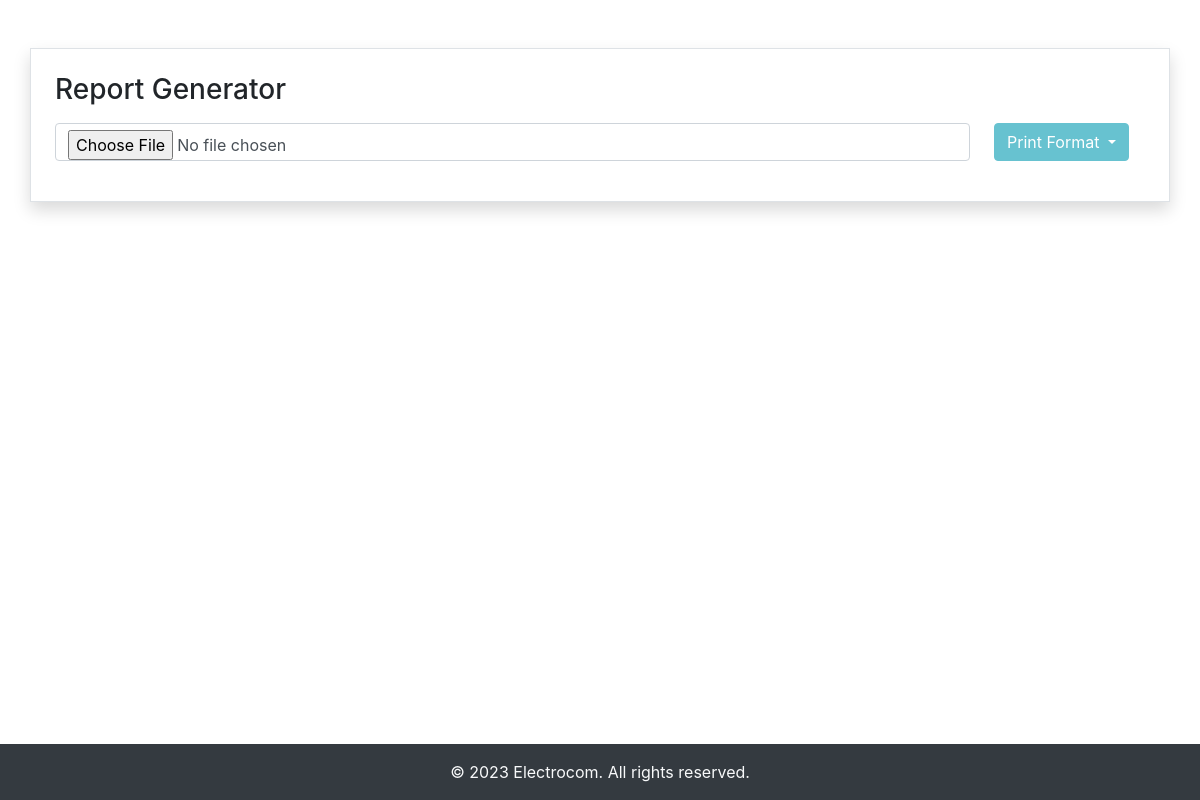
Page /?page=5 on the earlier database version.
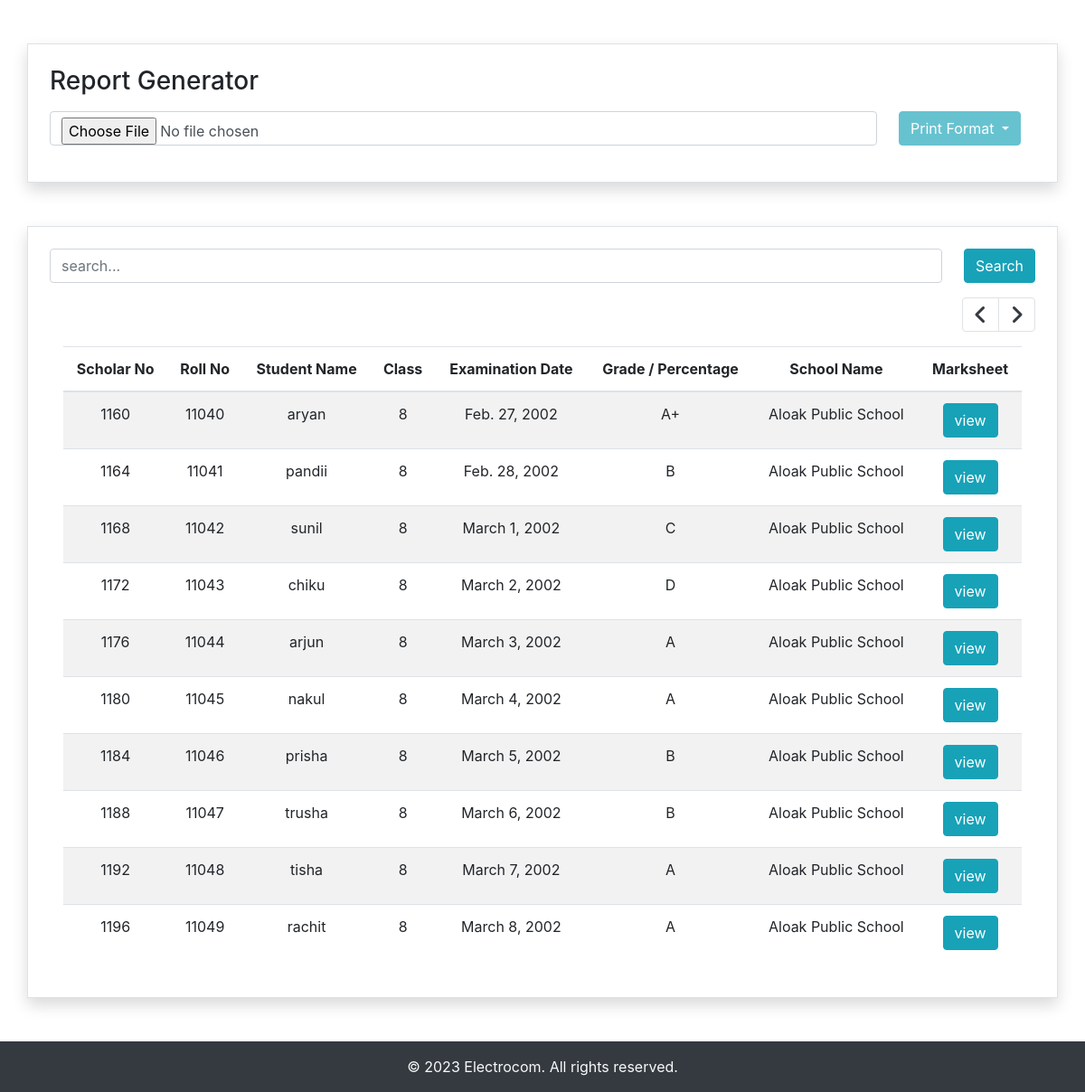
Same page on the later database version.
### app/models.py (models this page shows, shortened)
class Marksheet(models.Model):
    id = models.AutoField(primary_key=True, editable=False)
    student = models.ForeignKey(StudentDetail, on_delete=models.CASCADE)
    marks = models.ForeignKey(StudentMark, on_delete=models.CASCADE)
    marksheet_id = models.CharField(max_length=20, default="")
    total_grade = models.CharField(max_length=3, default="")
    examination_date = models.DateField()
    result = models.CharField(max_length=10, default="")
    shreni = models.CharField(max_length=10, default="")
    percentage = models.CharField(max_length=10, default="")
    report_card = models.FileField(upload_to='pdf_files/', max_length=255, default=None, null=True)

class StudentDetail(models.Model):
    id = models.AutoField(primary_key=True, editable=False)
    school = models.ForeignKey(SchoolDetail, on_delete=models.CASCADE)
    scholar_no = models.CharField(max_length=20)
    roll_no = models.CharField(max_length=100)
    student_name = models.CharField(max_length=100)
    father_name = models.CharField(max_length=100)
    mother_name = models.CharField(max_length=100)
    dob = models.DateField()
    student_class = models.CharField(max_length=10)
    swayam_pathi = models.CharField(max_length=10, default="")

class SchoolDetail(models.Model):
    id = models.AutoField(primary_key=True, editable=False)
    school_name = models.CharField(max_length=255)
    district = models.CharField(max_length=255)
    block = models.CharField(max_length=255)
    examination_center_code = models.CharField(max_length=15)
    school_dice_code = models.CharField(max_length=255)      # dice code

### app/views.py (the view, shortened to what this page needs)
# urls.py: path('', views.index, name="index"),
def index(request):
    all_marksheets = Marksheet.objects.all()
    paginator = Paginator(all_marksheets, 10)
    page_number = request.GET.get("page")
    data = paginator.get_page(page_number)
    params = {'details': data}
    return render(request, "index.html", params)

### templates/index.html (shortened to what this page needs)
{% extends 'base.html' %}
{% block content %}
    <div class="container mt-5 p-4 shadow border">
        <h3>Report Generator</h3>
        <form  method="post" enctype="multipart/form-data">
            <div class="d-flex align-items-center my-3">
                <input class="form-control w-100 mr-4" type="file" name="csv_file" id="csv_file" accept=".csv">
                <div class="dropdown mr-3">
                    <button id="dropdown-button" class="btn btn-info dropdown-toggle" type="button" data-toggle="dropdown"> Print Format </button>
                </div>
            </div>
        </form>
    </div>
    {% if details %}
    <div class="container my-5 p-4 shadow border">
        <div class="row">
            <div class="col-md-12">
                <form action="{% url 'app:search' %}" method="get">
                    <div class="d-flex">
                        <input class="input-sm form-control mr-4 " type="text" name="search" id="search" placeholder="search...">
                        <button class="btn btn-info" type="submit">Search</button>
                    </div>
                </form>
                <div class="d-flex justify-content-end mt-3">
                    <div>
                        <ul class="pagination">
                        {% if details.has_previous %}
                            <li class="page-item"> <a class="page-link text-dark" href="/?page={{details.previous_page_number}}" tabindex="-1"><i class="fa-solid fa-angle-left fa-xl"></i></a> </li>
                        {% endif %}
                        {% if details.has_next %}
                        <li class="page-item"> <a class="page-link text-dark" href="/?page={{ details.next_page_number }}"><i class="fa-solid fa-angle-right fa-xl"></i></a> </li>
                        {% endif %}
                        </ul>
                    </div>
                </div>
                <div class="container">
                    <table class="table table-striped">
                        {% if details %}
                            <thead class="text-center">
                                <tr>
                                    <th>Scholar No</th>
                                    <th>Roll No</th>
                                    <th>Student Name</th>
                                    <th>Class</th>
                                    <th>Examination Date</th>
                                    <th>Grade / Percentage</th>
                                    <th>School Name</th>
                                    <th>Marksheet</th>
                                </tr>
                            </thead>
                        {% endif %}
                        <tbody class="text-center">
                            {% for row in details %}
                                <tr>
                                    <td>{{ row.student.scholar_no }}</td>
                                    <td>{{ row.student.roll_no }}</td>
                                    <td>{{ row.student.student_name }}</td>
                                    <td>{{ row.student.student_class }}</td>
                                    <td>{{ row.examination_date }}</td>
                                    {% if row.total_grade %}
                                        <td>{{ row.total_grade }}</td>
                                    {% else %}
                                        <td>{{ row.percentage }}</td>
                                    {% endif %}
                                    <td>{{ row.student.school.school_name }}</td>
                                    <td><a class="btn btn-info" href="{{row.report_card.url}}" target="_blank">view</a></td>
                                </tr>
                            {% endfor %}
                        </tbody>
                    </table>
                </div>
            </div>
        </div>
    </div>
    {% endif %}
    <footer class="bg-dark text-light py-3" style="margin-top: auto;">
        <div class="container text-center">
          <p class="m-0">&copy; <span id="year"></span> Electrocom. All rights reserved.</p>
        </div>
      </footer>
{% endblock %}

Differences in the rows shown:
added Marksheet: student.scholar_no "1160", student.roll_no "11040", student.student_name "aryan", student.student_class "8", examination_date "Feb. 27, 2002", total_grade "A+", student.school.school_name "Aloak Public School"
added Marksheet: student.scholar_no "1164", student.roll_no "11041", student.student_name "pandii", student.student_class "8", examination_date "Feb. 28, 2002", total_grade "B", student.school.school_name "Aloak Public School"
added Marksheet: student.scholar_no "1168", student.roll_no "11042", student.student_name "sunil", student.student_class "8", examination_date "March 1, 2002", total_grade "C", student.school.school_name "Aloak Public School"
added Marksheet: student.scholar_no "1172", student.roll_no "11043", student.student_name "chiku", student.student_class "8", examination_date "March 2, 2002", total_grade "D", student.school.school_name "Aloak Public School"
added Marksheet: student.scholar_no "1176", student.roll_no "11044", student.student_name "arjun", student.student_class "8", examination_date "March 3, 2002", total_grade "A", student.school.school_name "Aloak Public School"
added Marksheet: student.scholar_no "1180", student.roll_no "11045", student.student_name "nakul", student.student_class "8", examination_date "March 4, 2002", total_grade "A", student.school.school_name "Aloak Public School"
added Marksheet: student.scholar_no "1184", student.roll_no "11046", student.student_name "prisha", student.student_class "8", examination_date "March 5, 2002", total_grade "B", student.school.school_name "Aloak Public School"
added Marksheet: student.scholar_no "1188", student.roll_no "11047", student.student_name "trusha", student.student_class "8", examination_date "March 6, 2002", total_grade "B", student.school.school_name "Aloak Public School"
added Marksheet: student.scholar_no "1192", student.roll_no "11048", student.student_name "tisha", student.student_class "8", examination_date "March 7, 2002", total_grade "A", student.school.school_name "Aloak Public School"
added Marksheet: student.scholar_no "1196", student.roll_no "11049", student.student_name "rachit", student.student_class "8", examination_date "March 8, 2002", total_grade "A", student.school.school_name "Aloak Public School"
Other differences:
text now shown: "Search Scholar No Roll No Student Name Class Examination Date Grade / Percentage School Name Marksheet"
